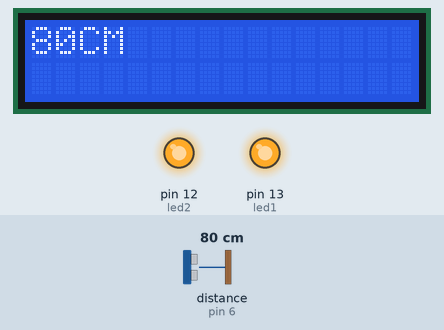
Simulated run of this sketch. Board: Arduino Uno, built with avr-gcc and run on an emulated ATmega328P. Shown: 16×2 character LCD, output pins drawn as LEDs (lit = HIGH). Inputs (shaded band) come from the test bench; at power-on: distance to the obstacle (sensor on pin 6) 80 cm. The echo pulse lasts 58.3 µs per cm; pins used as bus, display or sensor lines are not drawn; what the sketch prints to the serial monitor is not drawn.

Above: at 1.2 s.
1.3 s: distance to the obstacle (sensor on pin 6) set to 12 cm
At 1.55 s:
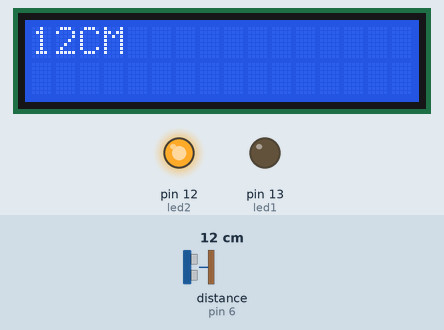
3.6 s: distance to the obstacle (sensor on pin 6) set to 14 cm
At 4.16 s:
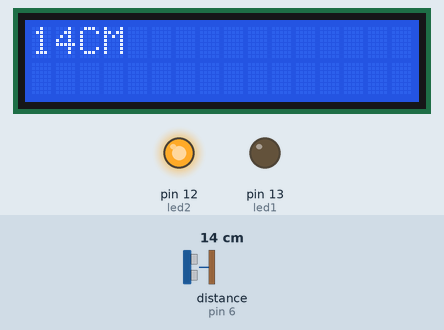
5.1 s: distance to the obstacle (sensor on pin 6) set to 17 cm
At 5.38 s:
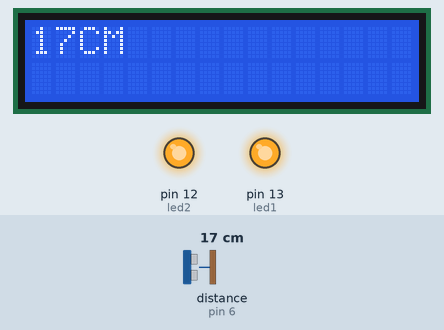
8.1 s: distance to the obstacle (sensor on pin 6) set to 9 cm
At 8.37 s:
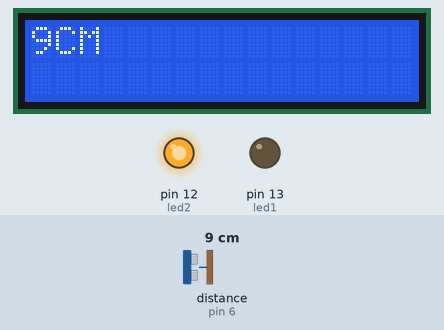
Timing chart, 0 to 10.6 s (numbered marks = the images above; inputs shaded):
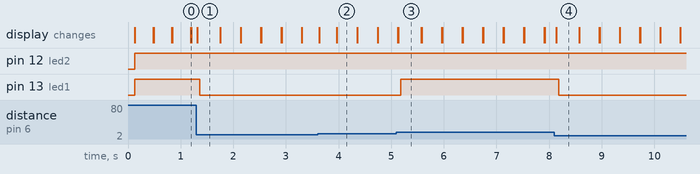

Measured:
- the behaviour switches between 15 and 16 cm on distance to the obstacle (sensor on pin 6) (found by bisection; images 2 and 3)
- after the input at 1.3 s, pin 13 (led1): HIGH → LOW after 0.06 s; the display: changes at once (image 1)
- after the input at 3.6 s, the display: changes at once (image 2)
- after the input at 5.1 s, pin 13 (led1): LOW → HIGH after 0.08 s; the display: first differs from a run without the input at once (image 3)
- after the input at 8.1 s, pin 13 (led1): HIGH → LOW after 0.09 s; the display: changes at once (image 4)
- what the display in image 1 shows lasts 0.5 s, from 1.3 s to 1.8 s

The sketch:

obstacal_avoider_using_ultrasonic.ino
```cpp
#include<LiquidCrystal.h>
#define triPin 7
#define echoPin 6
int led1=13;
int led2=12;
LiquidCrystal lcd(11,10,5,4,3,2);
void setup(){
  Serial.begin(9600);
  lcd.begin(16,2);
  lcd.print("ultrasonic dist.");
  pinMode(triPin,OUTPUT);
  pinMode(echoPin,INPUT);
  pinMode(led1,OUTPUT);
  pinMode(led2,OUTPUT);
}

void loop()
{
  int distance, duration;
  digitalWrite(triPin,HIGH);
  delayMicroseconds(1000);
  digitalWrite(triPin,LOW);
  duration = pulseIn(echoPin,HIGH);
  distance = duration/58;
  Serial.print(distance);
  Serial.println("cm");
  lcd.print(distance);
  lcd.print("CM");
  lcd.setCursor(0,3);
  delay(50);
  lcd.clear();

  if((distance) > 15){

     digitalWrite(led1,HIGH);

     digitalWrite(led2,HIGH);

  }
  else if(distance < 15)
  {
    digitalWrite(led1,LOW);
  }

}
```
